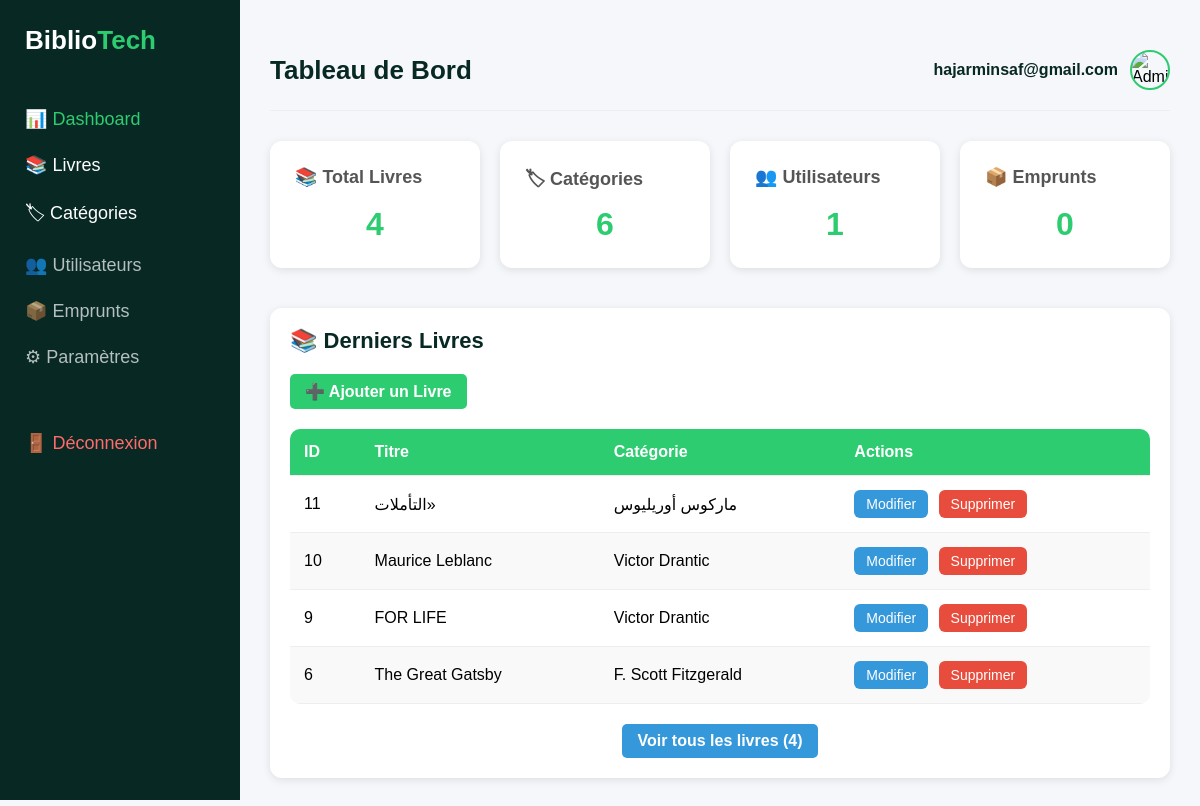
/dashboard.php (signed in), run on the app's committed database.
### tables this page shows
CREATE TABLE `livres` (
  `id` int(11) NOT NULL,
  `titre` varchar(255) NOT NULL,
  `auteur` varchar(255) NOT NULL,
  `id_categorie` int(11) DEFAULT NULL,
  `date_publication` date DEFAULT NULL,
  `isbn` varchar(20) DEFAULT NULL
);

CREATE TABLE `categories` (
  `id` int(11) NOT NULL,
  `nom` varchar(100) NOT NULL
);

### dashboard.php (the view, shortened to what this page needs)
<?php
require_once 'config/database.php';
?>
<!DOCTYPE html>
<html lang="fr">
<head>
    <link rel="stylesheet" href="css/style.css">
</head>
<body>
    <aside class="sidebar">
        <h2 class="logo">Biblio<span>Tech</span></h2>
        <ul>
            <li class="active">📊 Dashboard</li>
            <li><a href="crud_principal/list.php" style="color: white; text-decoration: none;">📚 Livres</a></li>
            <li><a href="crud_secondaire/list.php" style="color: white; text-decoration: none;">🏷 Catégories</a></li>
            <li><a href="#" style="color: white; text-decoration: none; opacity: 0.7;">👥 Utilisateurs</a></li>
            <li><a href="#" style="color: white; text-decoration: none; opacity: 0.7;">📦 Emprunts</a></li>
            <li><a href="#" style="color: white; text-decoration: none; opacity: 0.7;">⚙ Paramètres</a></li>
            <li class="logout"><a href="logout.php" style="color: #ff6b6b; text-decoration: none;">🚪 Déconnexion</a></li>
        </ul>
    </aside>
    <main class="content">
        <header class="topbar">
            <h2>Tableau de Bord</h2>
            <div class="user">
                <span><?php echo htmlspecialchars($_SESSION['username'] ?? 'Admin'); ?></span>
                <img src="image/admin.jpg" alt="Admin">
            </div>
        </header>
        <section class="cards">
            <div class="card">
                <h3>📚 Total Livres</h3>
                <p>
                    <?php
                    $stmt = $pdo->query("SELECT COUNT(*) as total FROM livres");
                    $result = $stmt->fetch();
                    echo $result['total'];
                    ?>
                </p>
            </div>
            <div class="card">
                <h3>🏷 Catégories</h3>
                <p>
                    <?php
                    $stmt = $pdo->query("SELECT COUNT(*) as total FROM categories");
                    $result = $stmt->fetch();
                    echo $result['total'];
                    ?>
                </p>
            </div>
            <div class="card">
                <h3>👥 Utilisateurs</h3>
                <p>
                    <?php
                    $stmt = $pdo->query("SELECT COUNT(*) as total FROM users");
                    $result = $stmt->fetch();
                    echo $result['total'];
                    ?>
                </p>
            </div>
            <div class="card">
                <h3>📦 Emprunts</h3>
                <p>0</p>
            </div>
        </section>
        <section class="table-section">
            <h3>📚 Derniers Livres</h3>
            <a href="crud_principal/add.php" class="add-button">➕ Ajouter un Livre</a>
            <?php
            $stmt = $pdo->query("SELECT livres.id, livres.titre, categories.nom AS categorie
                                FROM livres
                                LEFT JOIN categories ON livres.id_categorie = categories.id
                                ORDER BY livres.id DESC
                                LIMIT 5");
            $livres = $stmt->fetchAll();
            ?>
            <?php if (empty($livres)): ?>
                <div style="text-align: center; padding: 30px; background: white; border-radius: 10px; margin-top: 20px;">
                    <p style="color: #666; font-size: 16px; margin-bottom: 20px;">
                        Aucun livre dans la bibliothèque.
                    </p>
                    <a href="crud_principal/add.php" class="add-button">Ajouter votre premier livre</a>
                </div>
            <?php else: ?>
                <table style="margin-top: 20px;">
                    <thead>
                        <tr>
                            <th>ID</th>
                            <th>Titre</th>
                            <th>Catégorie</th>
                            <th>Actions</th>
                        </tr>
                    </thead>
                    <tbody>
                        <?php foreach($livres as $livre): ?>
                        <tr>
                            <td><?= $livre['id'] ?></td>
                            <td><?= htmlspecialchars($livre['titre']) ?></td>
                            <td><?= htmlspecialchars($livre['categorie'] ?? 'Non catégorisé') ?></td>
                            <td>
                                <a href="crud_principal/edit.php?id=<?= $livre['id'] ?>" class="edit">Modifier</a>
                                <a href="crud_principal/delete.php?id=<?= $livre['id'] ?>" class="delete"
                                   onclick="return confirm('Êtes-vous sûr de vouloir supprimer ce livre?')">
                                    Supprimer
                                </a>
                            </td>
                        </tr>
                        <?php endforeach; ?>
                    </tbody>
                </table>
                <div style="margin-top: 20px; text-align: center;">
                    <a href="crud_principal/list.php" class="add-button" style="background: #3498db;">
                        Voir tous les livres (<?php
                        $stmt = $pdo->query("SELECT COUNT(*) as total FROM livres");
                        $total = $stmt->fetch();
                        echo $total['total'];
                        ?>)
                    </a>
                </div>
            <?php endif; ?>
        </section>
    </main>
</body>
</html>

### style.css (style rules this page uses)
* { margin: 0; padding: 0; box-sizing: border-box; font-family: 'Arial', sans-serif; }
body { min-height: 100vh; background: #f5f7fa; scroll-behavior: smooth; }
a { text-decoration: none; color: inherit; }
ul { list-style: none; }
.sidebar { width: 240px; height: 100vh; background: #072823; color: white; padding: 25px; position: fixed; }
.sidebar .logo { font-size: 26px; margin-bottom: 40px; }
.sidebar .logo span { color: #2ecc71; }
.sidebar ul { list-style: none; }
.sidebar li { padding: 12px 0; font-size: 18px; cursor: pointer; transition: color 0.3s; }
.sidebar li a { color: inherit; text-decoration: none; display: block; }
.sidebar li:hover, .sidebar .active { color: #2ecc71; }
.logout { margin-top: 40px; color: #ff6b6b; }
.content { margin-left: 240px; padding: 30px; width: calc(100% - 240px); }
.topbar { display: flex; justify-content: space-between; align-items: center; padding: 20px 0; border-bottom: 1px solid #eee; margin-bottom: 20px; }
.topbar h2 { font-size: 26px; color: #072823; }
.topbar .user { display: flex; align-items: center; gap: 12px; }
.topbar .user span { font-weight: bold; color: #072823; }
.topbar img { width: 40px; height: 40px; border-radius: 50%; object-fit: cover; border: 2px solid #2ecc71; }
.cards { display: flex; gap: 20px; margin-top: 30px; flex-wrap: wrap; }
.card { background: white; padding: 25px; min-width: 200px; border-radius: 12px; box-shadow: 0 2px 8px rgba(0,0,0,0.1); flex: 1; transition: transform 0.3s, box-shadow 0.3s; min-height: 120px; display: flex; flex-direction: column; justify-content: space-between; }
.card h3 { font-size: 18px; color: #555; margin-bottom: 10px; display: flex; align-items: center; gap: 8px; }
.card p { font-size: 32px; font-weight: bold; color: #2ecc71; text-align: center; margin-top: auto; }
.table-section { margin-top: 40px; background: white; padding: 20px; border-radius: 12px; box-shadow: 0 2px 8px rgba(0,0,0,0.1); }
.table-section h3 { margin-bottom: 20px; color: #072823; font-size: 22px; display: flex; justify-content: space-between; align-items: center; }
table { width: 100%; background: white; border-collapse: collapse; border-radius: 10px; overflow: hidden; }
thead { background: #2ecc71; color: white; }
th, td { padding: 14px; text-align: left; border-bottom: 1px solid #eee; }
th { font-weight: bold; }
tbody tr:nth-child(even) { background: #f9f9f9; }
.edit, .delete { padding: 6px 12px; border: none; border-radius: 6px; cursor: pointer; text-decoration: none; font-size: 14px; display: inline-block; text-align: center; transition: opacity 0.3s; }
.edit { background: #3498db; color: white; }
.delete { background: #e74c3c; color: white; margin-left: 6px; }
.add-button { display: inline-block; padding: 8px 15px; background: #2ecc71; color: white; text-decoration: none; border-radius: 5px; font-weight: bold; transition: background 0.3s; }

### data on the page
livres: id "11", titre "التأملات»", id_categorie.nom "ماركوس أوريليوس"
livres: id "10", titre "Maurice Leblanc", id_categorie.nom "Victor Drantic"
livres: id "9", titre "FOR LIFE", id_categorie.nom "Victor Drantic"
livres: id "6", titre "The Great Gatsby", id_categorie.nom "F. Scott Fitzgerald"

### other printed values
$_SESSION['username'] "hajarminsaf@gmail.com"
$result['total'] "4"
$result['total'] "6"
$result['total'] "1"
$total['total'] "4"
